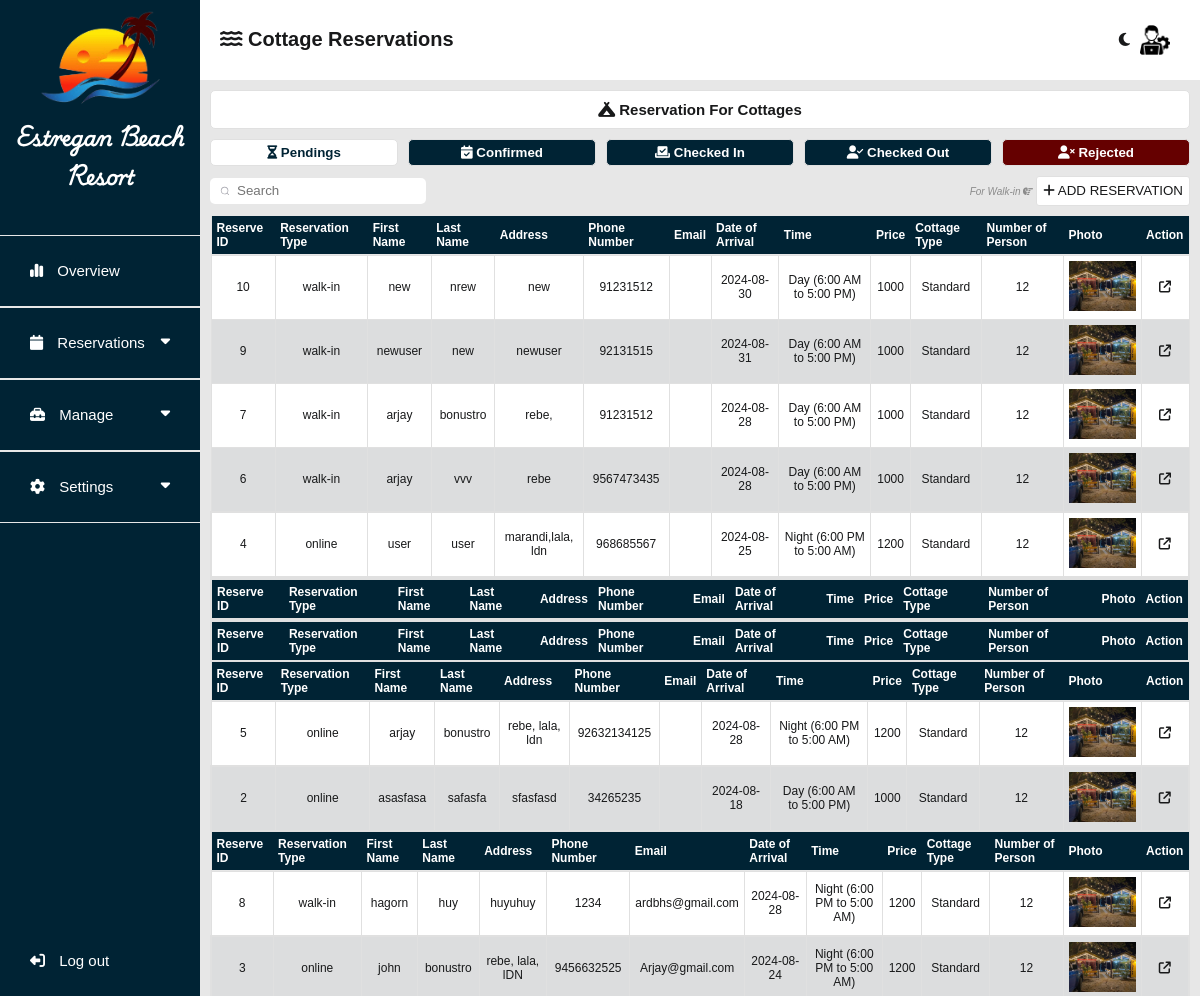
The page /admin/dashboardCottageReservation.php (signed in) on the database its author committed.
### tables this page shows
CREATE TABLE `reserve_cottage_tbl` (
  `reserve_id` int(11) NOT NULL,
  `user_id` int(255) NOT NULL,
  `reserve_status` varchar(255) NOT NULL,
  `reserve_type` varchar(255) NOT NULL,
  `first_name` varchar(255) NOT NULL,
  `middle_name` varchar(255) NOT NULL,
  `last_name` varchar(255) NOT NULL,
  `reserve_address` text NOT NULL,
  `phone_number` bigint(255) NOT NULL,
  `email` varchar(255) NOT NULL,
  `date_of_arrival` date NOT NULL,
  `time` varchar(255) NOT NULL,
  `price` bigint(255) NOT NULL,
  `cottage_number` bigint(255) NOT NULL,
  `cottage_type` varchar(255) NOT NULL,
  `number_of_person` int(255) NOT NULL,
  `special_request` text NOT NULL,
  `cottage_photo` varchar(255) NOT NULL,
  `cottage_reserve_fee` bigint(255) NOT NULL,
  `rejection_reason` text NOT NULL
);

### admin/reservationCottage.php (the view, shortened to what this page needs)
<?php
require 'db_connect.php';
?>
<div class="container">
    <div class="header-label">
        <label><i class="fa-solid fa-campground"></i> Reservation For Cottages</label>
    </div>
    <div class="buttons-container">
        <button onclick="showTable(0, 0)" id="pending-btn" class="pending-btn"><i
                class="fa-solid fa-hourglass-half"></i> Pendings</button>
        <button onclick="showTable(1, 1)" id="confirmed-btn"><i class="fa-regular fa-calendar-check"></i>
            Confirmed</button>
        <button onclick="showTable(2, 2)" id="checkedIn-btn"><i class="fa-solid fa-check-to-slot"></i> Checked
            In</button>
        <button onclick="showTable(3, 3)" id="checkedOut-btn"><i class="fa-solid fa-user-check"></i> Checked
            Out</button>
        <button onclick="showTable(4, 4)" id="rejected-btn" class="rejected-btn"><i class="fa-solid fa-user-xmark"></i>
            Rejected</button>
    </div>
    <div class="under-buttons-container">
        <div class="group">
            <input type="search" id="search-input" class="search-input" placeholder="Search">
        </div>
        <div class="add-reservation">
            <label><em>For Walk-in <i class="fa-solid fa-hand-point-left fa-flip-horizontal"></i></em></label>
            <button name="add-reservation" onclick="window.location.href='add_reservation_cottage.php';">
                <i class="fa-solid fa-plus"></i> ADD RESERVATION
            </button>
        </div>
    </div>
    <?php
    function renderTable($con, $status)
    {
        $fetchdata = "SELECT * FROM reserve_cottage_tbl WHERE reserve_status='$status' ORDER BY reserve_id DESC";
        $result = mysqli_query($con, $fetchdata);
        echo '<form method="post" action="" id="table-container-' . $status . '">';
        echo '<table><tr>
        <th>Reserve ID</th>
          <th>Reservation Type</th>
        <th>First Name</th>
        <th>Last Name</th>
        <th>Address</th>
        <th>Phone Number</th>
        <th>Email</th>
        <th>Date of Arrival</th>
        <th>Time</th>
        <th>Price</th>
        <th>Cottage Type</th>
        <th>Number of Person</th>
        <th>Photo</th>
        <th>Action</th>
    </tr>';
        while ($row = mysqli_fetch_assoc($result)) {
            echo '<tr>
            <td>' . $row['reserve_id'] . '</td>
            <td>' . $row['reserve_type'] . '</td>
            <td>' . $row['first_name'] . '</td>
            <td>' . $row['last_name'] . '</td>
            <td>' . $row['reserve_address'] . '</td>
            <td>' . $row['phone_number'] . '</td>
            <td class="email">' . $row['email'] . '</td>
            <td>' . $row['date_of_arrival'] . '</td>
            <td>' . $row['time'] . '</td>
            <td>' . $row['price'] . '</td>
            <td>' . $row['cottage_type'] . '</td>
            <td>' . $row['number_of_person'] . '</td>
            <td class="table-image-container"><img class="reservation-image" onclick="openFullScreen()" src="' . $row['cottage_photo'] . '"></td>
            <td><div class="edit-btn"><a href="cottage_' . $status . '.php?manage_id=' . $row['reserve_id'] . '"><i class="fa-solid fa-arrow-up-right-from-square"></i></a></div></td>
        </tr>';
        }
        echo '</table></form>';
    }
    renderTable($con, 'pending');
    renderTable($con, 'checkedOut');
    renderTable($con, 'rejected');
    ?>
</div>

### admin/dashboardCottageReservation.php (shortened to what this page needs)
<?php
require('db_connect.php');
?>
<!DOCTYPE html>
<html lang="en">
<head>
    <?php
    include 'assets.php'
        ?>
    <link rel="stylesheet" type="text/css" href="css/main.css?v=<?php echo time(); ?>">
    <link rel="stylesheet" type="text/css" href="css/dashboard.css?v=<?php echo time(); ?>">
</head>
<body>
    <main>
     <?php include 'sidenav.php'
      ?>
        <section class="middle-container">
            <div class="header-container">
                <div class="title-head">
                    <label for=""><i class="fa-solid fa-water"></i> Cottage Reservations</label>
                </div>
                <div class="title-head-right">
                    <div class="switch-mode">
                        <i class="fa-regular fa-moon" id="icon"></i>
                    </div>
                    <img src="../system_images/administrator.png" alt="" id="logoImg">
                </div>
            </div>
            <div class="center-container">
                    <?php include 'reservationCottage.php'; ?>
            </div>
        </section>
    </main>
</body>
</html>

### admin/assets.php (shortened to what this page needs)
<link href="../fontawesome/css/fontawesome.css" rel="stylesheet" />
<link href="../fontawesome/css/brands.css" rel="stylesheet" />
<link href="../fontawesome/css/solid.css" rel="stylesheet" />
<link rel="stylesheet" type="text/css" href="css/header.css?v=<?php echo time(); ?>">

### admin/sidenav.php (shortened to what this page needs)
<section class="side-nav">
    <div class="menu-container">
        <div class="logo-container">
            <img src="../system_images/suntree.png" alt="">
            <label for="">Estregan Beach Resort</label>
        </div>
        <div class="menu">
            <div class="item"><a href="dashboard.php"><i class="fa-solid fa-chart-simple"></i> Overview</a></div>
            <div class="item">
                <a href="#" class="dropdown-link"><i class="fa-solid fa-calendar"></i> Reservations <i
                        class="fa-solid fa-caret-down dropdown"></i></a>
            </div>
            <div class="item">
                <a href="#" class="dropdown-link"><i class="fa-solid fa-toolbox"></i> Manage <i
                        class="fa-solid fa-caret-down dropdown"></i></a>
            </div>
            <div class="item">
                <a href="#" class="dropdown-link"><i class="fa-solid fa-gear"></i> Settings <i
                        class="fa-solid fa-caret-down dropdown"></i></a>
            </div>
        </div>
    </div>
    <div class="logout-container">
        <a href="#" id="logoutLink"><i class="fa-solid fa-right-from-bracket fa-flip-horizontal"></i> Log out</a>
    </div>
</section>

### admin/css/header.css (style rules this page uses)
* { margin: 0; font-family: 'Trebuchet MS', 'Lucida Sans Unicode', 'Lucida Grande', 'Lucida Sans', Arial, sans-serif; box-sizing: none; }
button { cursor: pointer; }
.dropdown { cursor: pointer; }

### admin/css/main.css (style rules this page uses)
* { margin: 0; font-family: 'Trebuchet MS', 'Lucida Sans Unicode', 'Lucida Grande', 'Lucida Sans', Arial, sans-serif; }
body { background-color: var(--first-color2); }
button { cursor: pointer; }
a { cursor: pointer; }
:root { --pure-white: white; --first-color: white; --first-color2: #E7E7E7; --second-color: #EAE2B7; --third-color: #FCBF49; --fourth-color: #F77F00; --fifth-color: #D62828; --sixth-color: #00527e; --seventh-color: #18191A; --seventh-color2: #e0e0e0; --seventh-color3: #e0e0e0; --seventh-color4: #757575; --eight-color: #002334; --eight-color2: #001824; --select-color: #F77F00; --select-color2: #cd6a00; --booknow-text: #ffffff; --booknow-text2: #242526; --booknow-border: #F77F00; --reservation-titleborder: #18191A; --reservation-title: #18191A; --reservation-text: white; --box-shadow: #b4b4b4; --after-input: #effaff; --water-border: #EAE2B7; --water-color: #0d2cc5; --gray-button: rgba(220, 220, 220, 0.849); font-size: 62.5%; --tdeven-color: #0023340c; --proceed-color: white; --proceed-bgcolor: #00527e; --cancel-color: white; --cancel-bgcolor: #D62828; --fixed-color: #effaff; --graph-title-color: #777; --legend-text-color: #777; --tooltip-bg-color: #333333; --tooltip-title-color: #ffffff; --tooltip-body-color: #ffffff; --axis-title-color: #777; --axis-ticks-color: #777; }
.center-container { animation: transitionIn 0.5s; }

### rows shown on the page
reserve_cottage_tbl: reserve_id "10", reserve_type "walk-in", first_name "new", last_name "nrew", reserve_address "new", phone_number "91231512", date_of_arrival "2024-08-30", time "Day (6:00 AM to 5:00 PM)", price "1000", cottage_type "Standard", number_of_person "12", cottage_photo (picture)
reserve_cottage_tbl: reserve_id "9", reserve_type "walk-in", first_name "newuser", last_name "new", reserve_address "newuser", phone_number "92131515", date_of_arrival "2024-08-31", time "Day (6:00 AM to 5:00 PM)", price "1000", cottage_type "Standard", number_of_person "12", cottage_photo (picture)
reserve_cottage_tbl: reserve_id "7", reserve_type "walk-in", first_name "arjay", last_name "bonustro", reserve_address "rebe,", phone_number "91231512", date_of_arrival "2024-08-28", time "Day (6:00 AM to 5:00 PM)", price "1000", cottage_type "Standard", number_of_person "12", cottage_photo (picture)
reserve_cottage_tbl: reserve_id "6", reserve_type "walk-in", first_name "arjay", last_name "vvv", reserve_address "rebe", phone_number "9567473435", date_of_arrival "2024-08-28", time "Day (6:00 AM to 5:00 PM)", price "1000", cottage_type "Standard", number_of_person "12", cottage_photo (picture)
reserve_cottage_tbl: reserve_id "4", reserve_type "online", first_name "user", last_name "user", reserve_address "marandi,lala, ldn", phone_number "968685567", date_of_arrival "2024-08-25", time "Night (6:00 PM to 5:00 AM)", price "1200", cottage_type "Standard", number_of_person "12", cottage_photo (picture)
reserve_cottage_tbl: reserve_id "5", reserve_type "online", first_name "arjay", last_name "bonustro", reserve_address "rebe, lala, ldn", phone_number "92632134125", date_of_arrival "2024-08-28", time "Night (6:00 PM to 5:00 AM)", price "1200", cottage_type "Standard", number_of_person "12", cottage_photo (picture)
reserve_cottage_tbl: reserve_id "2", reserve_type "online", first_name "asasfasa", last_name "safasfa", reserve_address "sfasfasd", phone_number "34265235", date_of_arrival "2024-08-18", time "Day (6:00 AM to 5:00 PM)", price "1000", cottage_type "Standard", number_of_person "12", cottage_photo (picture)
reserve_cottage_tbl: reserve_id "8", reserve_type "walk-in", first_name "hagorn", last_name "huy", reserve_address "huyuhuy", phone_number "1234", email "ardbhs@gmail.com", date_of_arrival "2024-08-28", time "Night (6:00 PM to 5:00 AM)", price "1200", cottage_type "Standard", number_of_person "12", cottage_photo (picture)
reserve_cottage_tbl: reserve_id "3", reserve_type "online", first_name "john", last_name "bonustro", reserve_address "rebe, lala, lDN", phone_number "9456632525", email "Arjay@gmail.com", date_of_arrival "2024-08-24", time "Night (6:00 PM to 5:00 AM)", price "1200", cottage_type "Standard", number_of_person "12", cottage_photo (picture)
